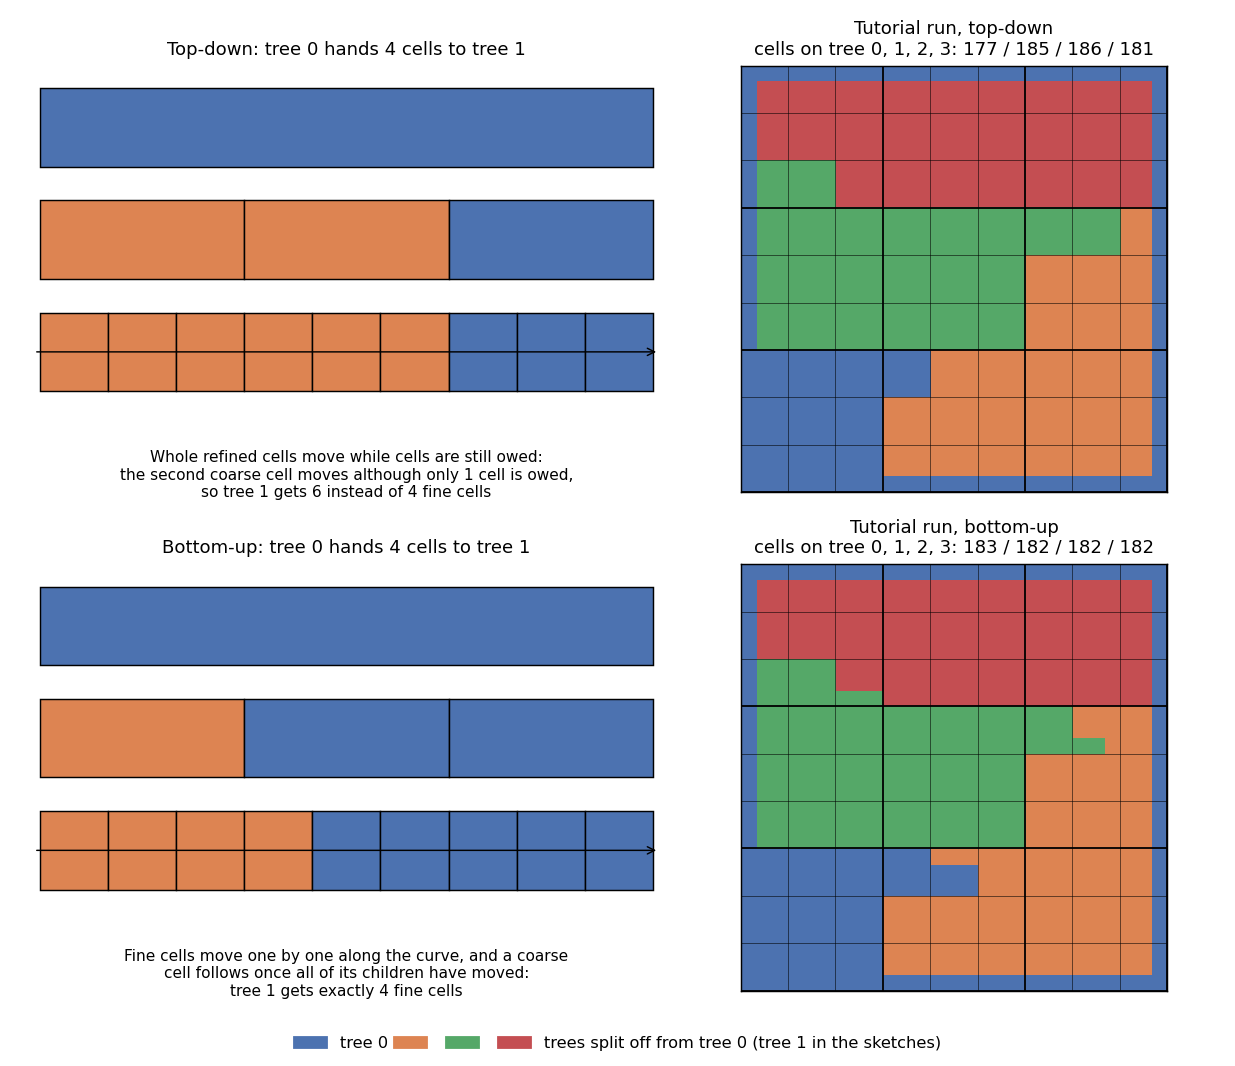

Reproduce this figure in Python.
# This file is part of the Peano project. For conditions of distribution and
# use, please see the copyright notice at www.peano-framework.org
"""!

Create the split-mode PNG of the tutorial 35_offline-load-balancing.ipynb

The picture contrasts Peano's two split modes. Its left column sketches how
a top-down and a bottom-up split hand over cells of a small one-dimensional
spacetree. Its right column shows what the two modes make out of the
tutorial's offline decomposition: The script computes the decomposition,
builds the tutorial's Euler setup twice, once with top-down and once with
bottom-up splits, runs both with four threads, and reads the subdomains from
the patch files. Call the script from anywhere:

     python3 tutorials/exahype2/illustrations/35_offline-load-balancing-split-modes.py

All builds and outputs go into a temporary directory (or --work-directory).
The script needs matplotlib, but no ParaView.

"""
import argparse
import importlib.util
import os
import re
import tempfile

import numpy as np
import matplotlib

matplotlib.use("Agg")
import matplotlib.pyplot as plt
from matplotlib.colors import ListedColormap
from matplotlib.patches import Patch, Rectangle

Here = os.path.dirname(os.path.abspath(__file__))

# The file name of the script starts with a digit, i.e. we cannot import it
_specification = importlib.util.spec_from_file_location(
    "offline_load_balancing_illustrations",
    os.path.join(Here, "35_offline-load-balancing.py"),
)
offline_load_balancing = importlib.util.module_from_spec(_specification)
_specification.loader.exec_module(offline_load_balancing)
domain_decomposition = offline_load_balancing.domain_decomposition

import toolbox.loadbalancing.api.input.RegularGridGenerator as RegularGridGenerator
import toolbox.loadbalancing.api.output.Hardcoded as Hardcoded
import toolbox.loadbalancing.api.strategies.Decomposition as Decomposition
import toolbox.loadbalancing.api.strategies.SplitTrees as SplitTrees
import toolbox.loadbalancing.api.strategies.SFC as SFC

SplitModesPicture = os.path.join(Here, "35_offline-load-balancing-split-modes.png")

TreeColours = ["#4c72b0", "#dd8452", "#55a868", "#c44e52"]
CellsPerAxis = 27
DomainOffset = -0.1
DomainSize = 0.2


def offline_decomposition(modes):
    """! Arguments of the hardcoded load balancing with the given split modes"""
    tree = RegularGridGenerator.RegularGridGenerator(max_level=3, dimensions=2)
    SplitTrees.split_tree(
        tree,
        decomposition=Decomposition.equidistant_splitting(
            peano_tree=tree, number_of_subtrees=domain_decomposition.NumberOfThreads
        ),
    )
    destination_ranks = Hardcoded.assign_trees_to_ranks_round_Robin(
        number_of_subtrees=tree.number_of_subtrees, max_ranks=1
    )
    configuration, mode = Hardcoded.create_constructor_initialisation_string(
        tree, destination_ranks, modes=modes
    )
    return configuration


def read_subdomains(directory):
    """!

    Subdomain of each fine grid cell, read from the first snapshot's patch files

    The patch files hold one file per tree, but neither the file names nor the
    order in which the trees write their files tell us the tree number. We
    only know that tree 0 is the one tree which holds the cells along the
    periodic boundary. The result therefore holds 0 for tree 0 and 1, 2, ...
    for the other trees, numbered by the position of their first cell along
    the space-filling curve. These numbers are not necessarily Peano's tree
    numbers, as Peano runs through the curve forth and back in alternating
    mesh sweeps.

    """
    curve_position = np.zeros((CellsPerAxis, CellsPerAxis), dtype=int)
    for position in range(CellsPerAxis * CellsPerAxis):
        x, y = SFC.Peano_to_Cartesian_2d(position, CellsPerAxis)
        curve_position[y, x] = position

    cells_per_file = []
    for tree in range(domain_decomposition.NumberOfThreads):
        file_name = os.path.join(
            directory, "solution-EulerFV-{}.peano-patch-file".format(tree)
        )
        with open(file_name) as patch_file:
            text = patch_file.read()
        cells = []
        for match in re.finditer(r"begin patch\s+offset\s+(\S+)\s+(\S+)", text):
            x = int(
                round(
                    (float(match.group(1)) - DomainOffset) / DomainSize * CellsPerAxis
                )
            )
            y = int(
                round(
                    (float(match.group(2)) - DomainOffset) / DomainSize * CellsPerAxis
                )
            )
            cells.append((y, x))
        cells_per_file.append(cells)

    def holds_boundary_cell(cells):
        return any(min(y, x) == 0 or max(y, x) == CellsPerAxis - 1 for (y, x) in cells)

    def first_curve_position(cells):
        return min(curve_position[y, x] for (y, x) in cells)

    tree_zero = [cells for cells in cells_per_file if holds_boundary_cell(cells)]
    assert len(tree_zero) == 1, "expected exactly one tree along the periodic boundary"
    others = sorted(
        [cells for cells in cells_per_file if not holds_boundary_cell(cells)],
        key=first_curve_position,
    )

    owner = -np.ones((CellsPerAxis, CellsPerAxis), dtype=int)
    for subdomain, cells in enumerate(tree_zero + others):
        for y, x in cells:
            owner[y, x] = subdomain
    return owner


def read_cells_per_tree(directory):
    """! Cells per tree as Peano reports them in the last load balancing statistics of run.log"""
    with open(os.path.join(directory, "run.log")) as log_file:
        statistics = [line for line in log_file if "dumpStatistics" in line]
    return [int(count) for count in re.findall(r"#\d+:(\d+)/", statistics[-1])]


def draw_tree_sketch(axis, title, owners, caption):
    """!

    Draw a one-dimensional spacetree with three levels

    owners holds the owner per level, i.e. a list with 1, 3 and 9 entries.

    """
    for level, level_owners in enumerate(owners):
        width = 9 / len(level_owners)
        for i, owner in enumerate(level_owners):
            axis.add_patch(
                Rectangle(
                    (i * width, -level),
                    width,
                    0.7,
                    facecolor=TreeColours[owner],
                    edgecolor="black",
                    lw=0.8,
                )
            )
    axis.annotate(
        "",
        xy=(9.1, -2 + 0.35),
        xytext=(-0.1, -2 + 0.35),
        arrowprops=dict(arrowstyle="->", color="black", lw=0.8),
    )
    axis.set_xlim(-0.3, 9.3)
    axis.set_ylim(-2.9, 0.9)
    axis.axis("off")
    axis.set_title(title, fontsize=10)
    axis.text(4.5, -2.75, caption, ha="center", va="center", fontsize=8.5)


def draw_subdomains(axis, directory, title):
    """! Draw the subdomains of a run together with Peano's cell counts per tree"""
    owner = read_subdomains(directory)
    axis.imshow(
        owner,
        origin="lower",
        cmap=ListedColormap(TreeColours),
        vmin=0,
        vmax=3,
        extent=(0, CellsPerAxis, 0, CellsPerAxis),
    )
    for k in range(0, CellsPerAxis + 1, 3):
        width = 1.0 if k % 9 == 0 else 0.3
        axis.axhline(k, color="black", lw=width)
        axis.axvline(k, color="black", lw=width)
    counts = read_cells_per_tree(directory)
    axis.set_title(
        title + "\ncells on tree 0, 1, 2, 3: " + " / ".join(str(c) for c in counts),
        fontsize=10,
    )
    axis.set_xticks([])
    axis.set_yticks([])


def render(top_down_directory, bottom_up_directory, picture=SplitModesPicture):
    figure, axes = plt.subplots(
        2, 2, figsize=(9.5, 8.2), gridspec_kw={"width_ratios": [1.25, 1]}
    )
    draw_tree_sketch(
        axes[0][0],
        "Top-down: tree 0 hands 4 cells to tree 1",
        [[0], [1, 1, 0], [1, 1, 1, 1, 1, 1, 0, 0, 0]],
        "Whole refined cells move while cells are still owed:\n"
        "the second coarse cell moves although only 1 cell is owed,\n"
        "so tree 1 gets 6 instead of 4 fine cells",
    )
    draw_tree_sketch(
        axes[1][0],
        "Bottom-up: tree 0 hands 4 cells to tree 1",
        [[0], [1, 0, 0], [1, 1, 1, 1, 0, 0, 0, 0, 0]],
        "Fine cells move one by one along the curve, and a coarse\n"
        "cell follows once all of its children have moved:\n"
        "tree 1 gets exactly 4 fine cells",
    )
    draw_subdomains(axes[0][1], top_down_directory, "Tutorial run, top-down")
    draw_subdomains(axes[1][1], bottom_up_directory, "Tutorial run, bottom-up")
    figure.legend(
        handles=[
            Patch(color=TreeColours[0], label="tree 0"),
            Patch(color=TreeColours[1], label=""),
            Patch(color=TreeColours[2], label=""),
            Patch(
                color=TreeColours[3],
                label="trees split off from tree 0 (tree 1 in the sketches)",
            ),
        ],
        loc="lower center",
        ncol=4,
        frameon=False,
        fontsize=9,
        columnspacing=0.4,
    )
    plt.tight_layout(rect=(0, 0.04, 1, 1))
    plt.savefig(picture, dpi=130)


if __name__ == "__main__":
    parser = argparse.ArgumentParser(
        description="Create the split-mode PNG of the tutorial 35_offline-load-balancing.ipynb"
    )
    parser.add_argument(
        "--work-directory",
        default=None,
        help="Directory for builds and outputs (default: temporary directory)",
    )
    parser.add_argument(
        "--peano-root",
        default=domain_decomposition.PeanoRoot,
        help="Peano installation with the compiled libraries (default: repository holding this script)",
    )
    args = parser.parse_args()

    work_directory = args.work_directory or tempfile.mkdtemp(
        prefix="35_offline-load-balancing-split-modes-"
    )
    print("build and run in {}".format(work_directory))
    directories = {}
    for modes in [Hardcoded.TopDown, Hardcoded.BottomUp]:
        directories[modes] = os.path.join(work_directory, modes)
        os.makedirs(directories[modes], exist_ok=True)
        domain_decomposition.build_and_run(
            directories[modes],
            os.path.abspath(args.peano_root),
            tutorial="35_offline-load-balancing",
            namespace="offlineloadbalancing",
            load_balancer="toolbox::loadbalancing::strategies::Hardcoded",
            load_balancer_arguments=offline_decomposition(modes),
        )
    render(directories[Hardcoded.TopDown], directories[Hardcoded.BottomUp])
    print("wrote {}".format(SplitModesPicture))
